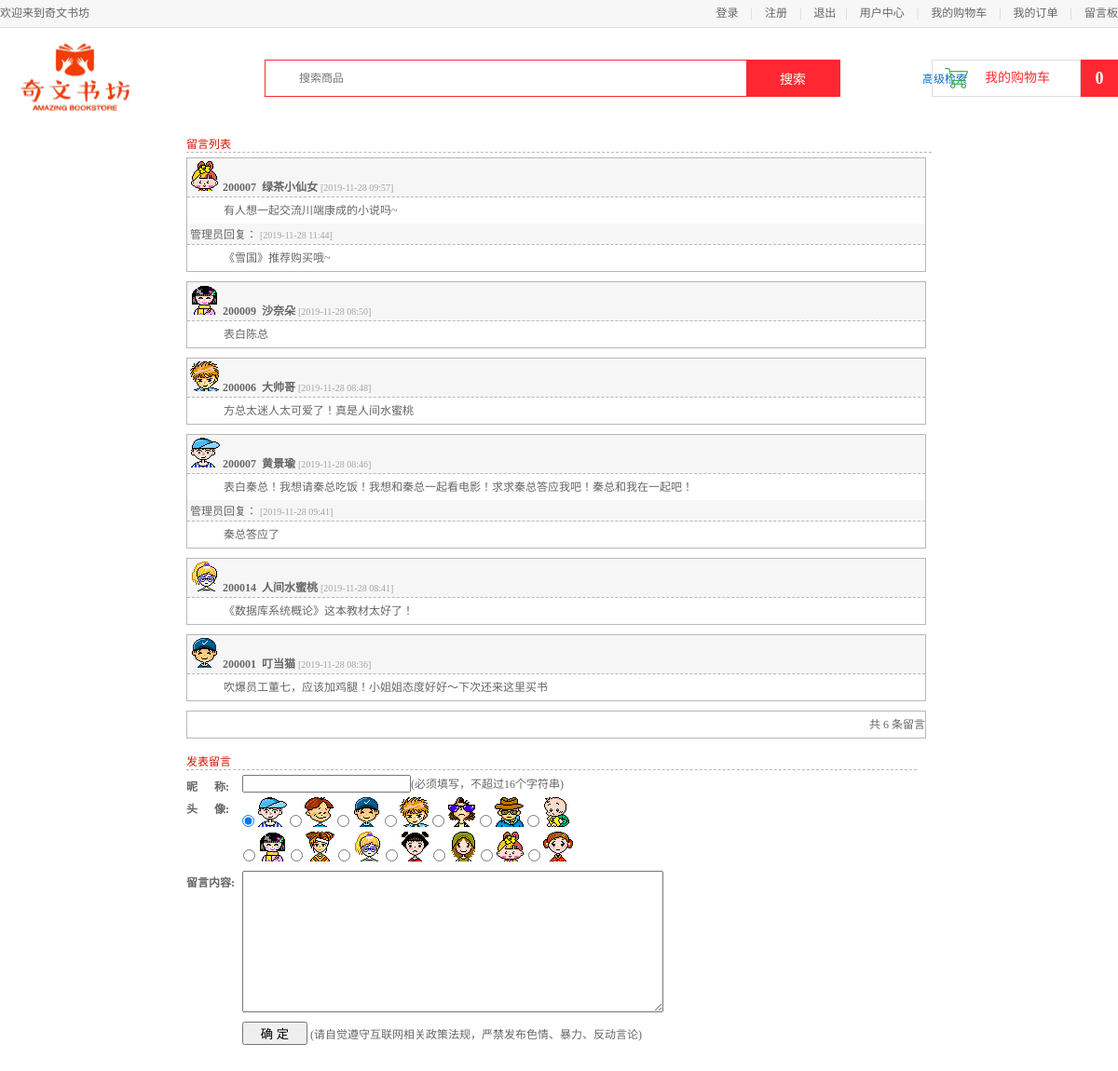
Page /用户界面/guestbook.php on the committed database.
### tables this page shows
CREATE TABLE `guest_book` (
  `id` mediumint(8) unsigned NOT NULL AUTO_INCREMENT,
  `user_id` char(6) NOT NULL,
  `nickname` char(16) NOT NULL,
  `face` tinyint(2) unsigned NOT NULL DEFAULT '1',
  `content` text NOT NULL,
  `create_time` int(10) unsigned NOT NULL DEFAULT '0',
  `staff_id` char(6) DEFAULT NULL,
  `reply` text,
  `reply_time` int(10) unsigned DEFAULT NULL,
  PRIMARY KEY (`id`)
);

### 用户界面/config.php (called while the page is built)
<?php
$pagesize = 8;
?>

### 用户界面/guestbook.php (the view, shortened to what this page needs)
<!DOCTYPE html PUBLIC "-//W3C//DTD XHTML 1.0 Transitional//EN" "http://www.w3.org/TR/xhtml1/DTD/xhtml1-transitional.dtd">
<html xmlns="http://www.w3.org/1999/xhtml">
<head>
	<link rel="stylesheet" type="text/css" href="css/style1.css" />
    <link rel="stylesheet" type="text/css" href="css/main.css"/>
    <link rel="stylesheet" type="text/css" href="css/foot.css"/>
    <link rel="stylesheet" type="text/css" href="css/reset.css"/>
    <link rel="stylesheet" type="text/css"  href="css/booklist.css"/>
</head>
<body>
<div class="header_con">
    <div class="header">
        <div class="welcome fl">欢迎来到奇文书坊</div>
        <div class="fr">
            <div class="login_btn fl">
                <?php
                if(empty($_SESSION['user_name']))
                    echo'<a href="login.html">登录</a>
                        <span>|</span>
                        <a href="register.html">注册</a>';
                else
                    echo'欢迎您：'.$_SESSION['user_name'];
                 ?>
                <span>|</span>
                <a href="logout.php">退出</a>
            </div>
            <div class="user_link fl">
                <span>|</span>
                <a href="personalinfo.php">用户中心</a>
                <span>|</span>
                <a href="ShowCart.php">我的购物车</a>
                <span>|</span>
                <a href="checkorder.php">我的订单</a>
				<span>|</span>
                <a href="guestbook.php">留言板</a>
            </div>
        </div>
    </div>
</div>
<div class="search_bar clearfix">
    <a href="index.php" class="logo fl"><img src="images/logo1.png" width="160" height="99"></a>
    <div class="search_con fl">
        <form action="search_result.php" method="post">
            <input type="text" class="input_text fl" name="search_word" placeholder="搜索商品">
            <input type="submit" class="input_btn fr" name="search" value="搜索">
        </form>
    </div>
	<a href="advanced_search.php" style="position:absolute; top:75px; left:990px; ">高级检索</a>
    <div class="guest_cart fr">
        <a href="ShowCart.php" class="cart_name fl">我的购物车</a>
        <div class="goods_count fl" id="show_count">0</div>
    </div>
</div>
<div id="container">
<div id="guestbook">
	<h3>留言列表</h3>
	<?php
	require("db.php");
	require("config.php");
	$p = $_GET['p']?$_GET['p']:1;
	$offset = ($p-1)*$pagesize;
	$sql = "SELECT * FROM guest_book ORDER BY id DESC LIMIT  $offset , $pagesize";
	$result=mysqli_query($conn,$sql);
	while($gb_array = mysqli_fetch_array($result)){
	?>
	<div class="guestbook-list">
	<p class="guestbook-head">
	<img src="images/<?=$gb_array['face']?>.gif" />
	<span class="bold"><?=$gb_array['user_id']."&nbsp;&nbsp;".$gb_array['nickname']?></span> <span class="guestbook-time">[<?=date("Y-m-d H:i", $gb_array['create_time'])?>]</span></p>
	<p class="guestbook-content"><?=nl2br($gb_array['content'])?></p>
	<?php
		if(!empty($gb_array['reply_time'])) {
	?>
	<p class="guestbook-head">管理员回复： <span class="guestbook-time">[<?=date("Y-m-d H:i", $gb_array['reply_time'])?>]</span></p>
	<p class="guestbook-content"><?=nl2br($gb_array['reply'])?></p>
	<?php
		}
	?>
</div>
	<?php
	}
	?>
	<div class="guestbook-list guestbook-page">
	<p>
	<?php
	$count_result = mysqli_query($conn,("SELECT count(*) FROM guest_book"));
	$count_array = mysqli_fetch_array($count_result);
	echo '共 ',$count_array['count(*)'],' 条留言';
	?>
</p>
</div>
</div>
<div id="guestbook-form">
	<h3>发表留言</h3>
	<form id="form1" name="form1" method="post" action="submiting.php" onSubmit="return InputCheck(this)">
	<p>
	<label for="title">昵&nbsp;&nbsp;&nbsp;&nbsp;&nbsp;&nbsp;称:</label>
	<input id="nickname" name="nickname" type="text" /><span>(必须填写，不超过16个字符串)</span>
	</p>
	<p>
	<label for="face">头&nbsp;&nbsp;&nbsp;&nbsp;&nbsp;&nbsp;像:</label>
	<input type="radio" name="face" value="1" checked>
	<img src="images/1.gif" />
	<input type="radio" name="face" value="2">
	<img src="images/2.gif" />
	<input type="radio" name="face" value="3">
	<img src="images/3.gif" />
	<input type="radio" name="face" value="4">
	<img src="images/4.gif" />
	<input type="radio" name="face" value="5">
	<img src="images/5.gif" />
	<input type="radio" name="face" value="6">
	<img src="images/6.gif" />
	<input type="radio" name="face" value="7">
	<img src="images/7.gif" />
	</p>
	<p class="leftmargin">
	<input type="radio" name="face" value="8">
	<img src="images/8.gif" />
	<input type="radio" name="face" value="9">
	<img src="images/9.gif" />
	<input type="radio" name="face" value="10">
	<img src="images/10.gif" />
	<input type="radio" name="face" value="11">
	<img src="images/11.gif" />
	<input type="radio" name="face" value="12">
	<img src="images/12.gif" />
	<input type="radio" name="face" value="13">
	<img src="images/13.gif" />
	<input type="radio" name="face" value="14">
	<img src="images/14.gif" />
	</p>
	<p>
	<p>
	<label for="title">留言内容:</label>
	<textarea id="content" name="content"></textarea>
	</p>
	<input type="submit" name="submit" class="submit" value="  确 定  " />
	<span>(请自觉遵守互联网相关政策法规，严禁发布色情、暴力、反动言论) </span>
	</form>
	</div>
	</div>
	<br/>
	<br/>
	<br/>
</body>
</html>

### CSS/style1.css (style rules this page uses)
* { margin: 0; padding: 0; }
html { width: 100%; height: 100%; font-family: "Tahoma","verdana","arial", "sans-serif","����"; font-size: 12px; }
img { border: none; }
a { color: #006ec6; }
.bold { font-weight: bold; }
#container { width: 800px; margin: 0 auto; overflow: hidden; }
#guestbook { width: 100%; margin: 0 auto; }
h3 { margin-top: 15px; color: #d51300; font-weight: bold; border-bottom:1px #b7b8ba dashed; }
.guestbook-list { width: 99%; margin: 5px 0 5px 0; border: 1px #b7b8ba solid; line-height: 1.5em; float: left; }
.guestbook-head { background-color: #f6f6f6; padding: 3px 3px 0 3px; border-bottom:1px #b7b8ba dashed; }
.guestbook-time { font-size: 10px; color: #a7a4a4; }
.guestbook-content { padding:5px 5px 5px 39px; }
.guestbook-page { padding: 5px 0 5px 0; text-align: right; }
#guestbook-form { width: 98%; float: left; margin-top: 10px; }
#guestbook-form form { margin-top: 5px; }
#guestbook-form label { float: left; width: 60px; margin-top: 3px; font-weight: bold; }
#guestbook-form span { color: #666666; }
#guestbook-form input { margin-bottom: 5px; }
#guestbook-form .leftmargin { margin-left: 61px; margin-bottom: 5px; }
#guestbook-form textarea { width: 450px; height: 150px; }
#guestbook-form .submit { width: 70px; margin: 10px 0 0 60px; height: 25px; }

### CSS/main.css (style rules this page uses)
body { font-family:'Microsoft Yahei';font-size:12px;color:#666; }
html,body { height:100% }
.header_con { background-color:#f7f7f7; height:29px; border-bottom:1px solid #dddddd }
.header { width:1200px; height:29px; margin:0 auto; }
.welcome,.login_info,.login_btn,.user_link { line-height:29px; }
.login_btn a,.user_link a { color:#666; }
.login_btn span,.user_link span { color:#cecece; margin:0 10px; }
.search_bar { width:1200px;height:115px;margin:0 auto; }
.search_con { width:616px;height:38px;border:1px solid #ff2832;margin:34px 0 0 124px; }
.search_con .input_text { width:470px;height:34px;border:0px;margin:2px 0 0 36px;outline:none;font-size:12px;color:#737272;font-family:'Microsoft Yahei' }
.search_con .input_btn { width:100px;height:38px;background-color:#ff2832; border:0px;font-size:14px;color:#fff;font-family:'Microsoft Yahei';outline:none;cursor:pointer; }
.guest_cart { width:200px;height:40px;margin-top:34px; position: relative; }
.guest_cart .cart_name { position: absolute; left: 0; width:158px;height:38px;line-height:38px;border:1px solid #dddddd; display:block; background: url(../images/icons.png) 13px -300px no-repeat ; font-size:14px;color:#ff2832;text-indent:56px; }
.guest_cart .goods_count { width:40px;height:40px;text-align:center;line-height:40px;font-size:18px; font-weight:bold;color:#fff;background-color:#ff2832; position: absolute; right: 0; }

### rows in the picture
guest_book: shows a picture, user "200007", nickname "绿茶小仙女", create_time "2019-11-28 09:57", content "有人想一起交流川端康成的小说吗~", reply_time "2019-11-28 11:44", reply "《雪国》推荐购买哦~"
guest_book: shows a picture, user "200009", nickname "沙奈朵", create_time "2019-11-28 08:50", content "表白陈总"
guest_book: shows a picture, user "200006", nickname "大帅哥", create_time "2019-11-28 08:48", content "方总太迷人太可爱了！真是人间水蜜桃"
guest_book: shows a picture, user "200007", nickname "黄景瑜", create_time "2019-11-28 08:46", content "表白秦总！我想请秦总吃饭！我想和秦总一起看电影！求求秦总答应我吧！秦总和我在一起吧！", reply_time "2019-11-28 09:41", reply "秦总答应了"
guest_book: shows a picture, user "200014", nickname "人间水蜜桃", create_time "2019-11-28 08:41", content "《数据库系统概论》这本教材太好了！"
guest_book: shows a picture, user "200001", nickname "叮当猫", create_time "2019-11-28 08:36", content "吹爆员工董七，应该加鸡腿！小姐姐态度好好～下次还来这里买书"

### other values in the picture
$count_array['count(*)'] "6"
